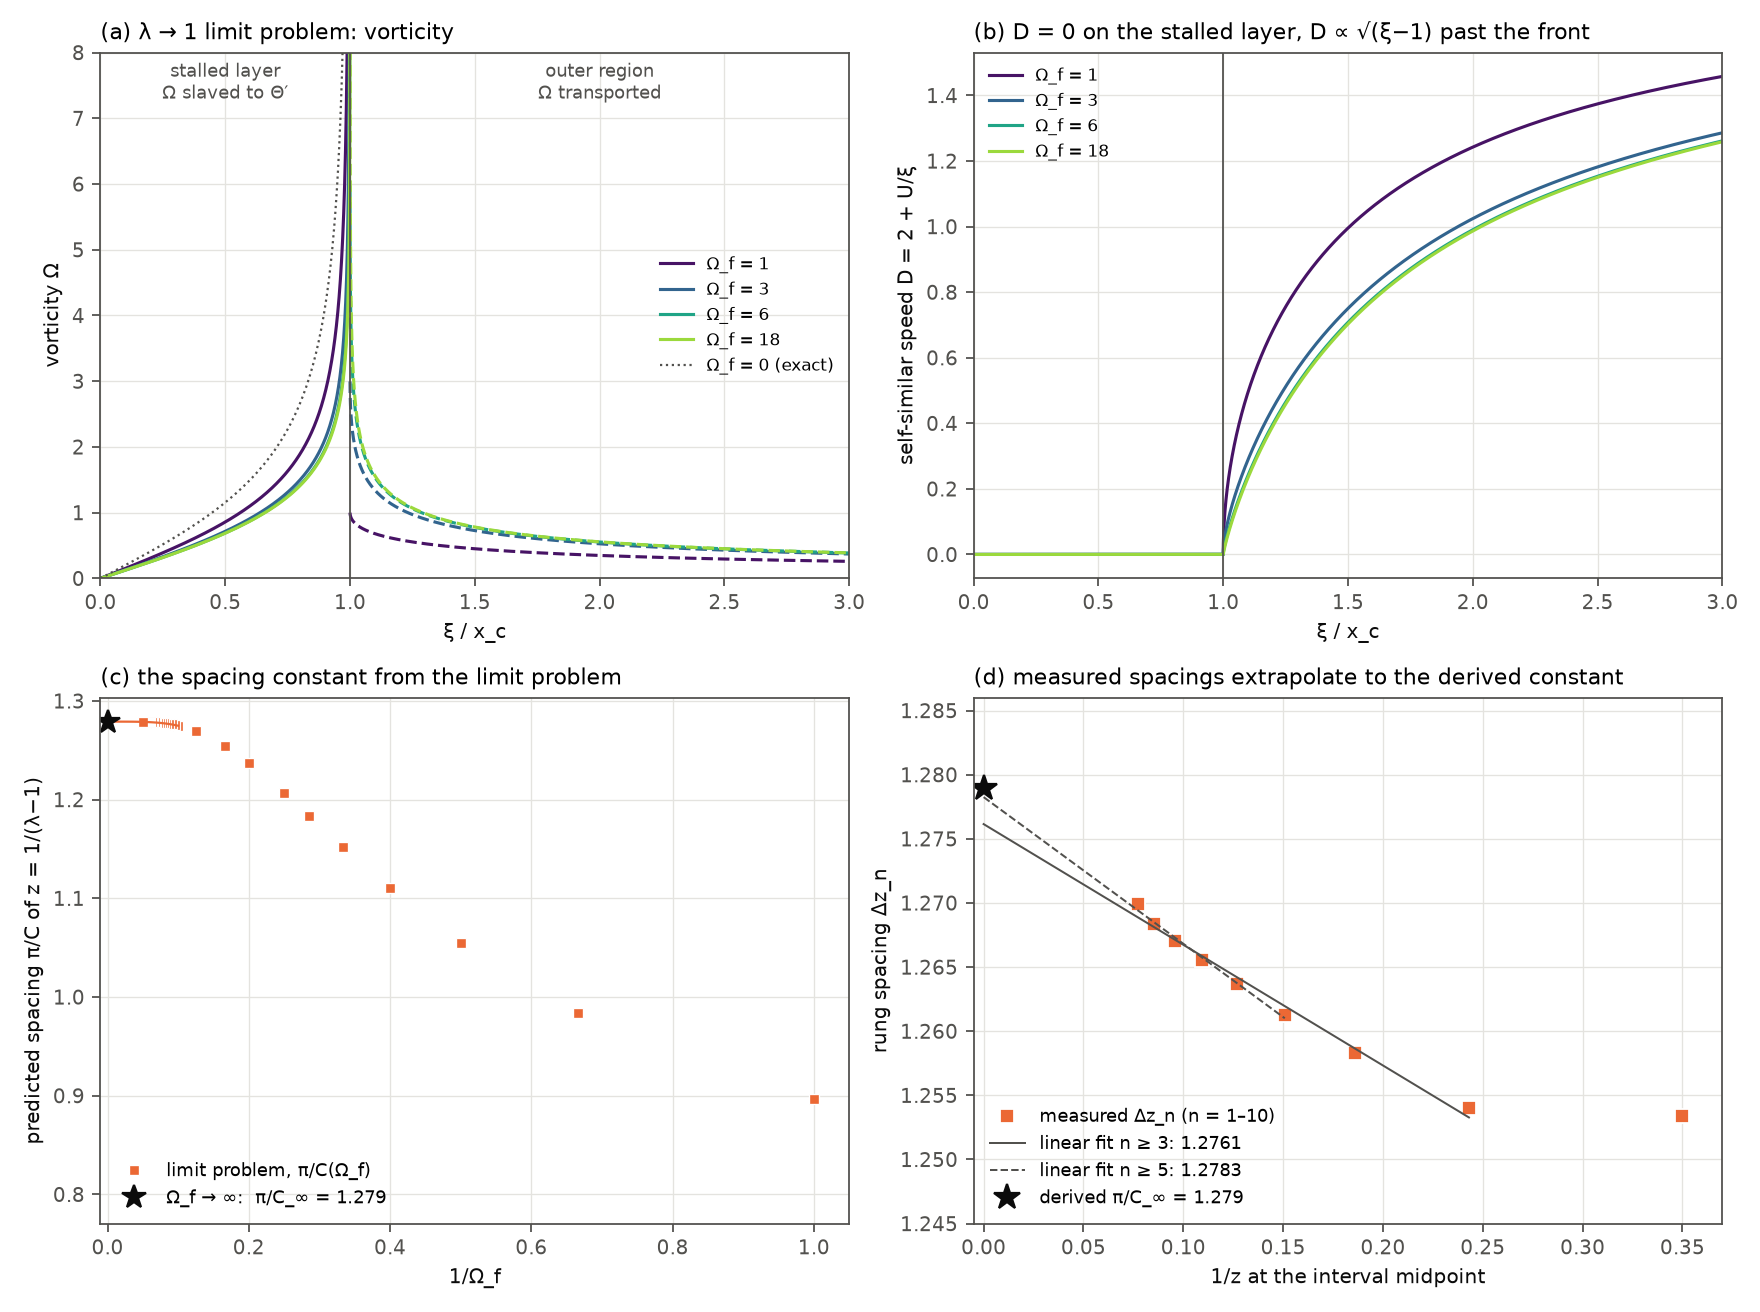

The Python source for this figure:
"""The Hou–Luo λ → 1 limit problem and the derived spacing constant.
(a) limit solutions for several front vorticities Ω_f: layer vorticity Ω(ξ) (ξ < 1) and outer vorticity (ξ > 1);
(b) outer speed D = 2 + U/ξ, which vanishes on the stalled layer;
(c) phase constant as spacing π/C(Ω_f) against 1/Ω_f, with the Ω_f → ∞ extrapolation;
(d) measured rung spacings Δz_n = z_n − z_{n−1} against 1/z (z = 1/(λ − 1)) with the derived value at 1/z = 0."""
import numpy as np, glob, re, contextlib, io
import matplotlib; matplotlib.use("Agg")
import matplotlib.pyplot as plt
with contextlib.redirect_stdout(io.StringIO()):
    from ladder_fit import hl_lam

INK, MUTED, GRID, ACC = '#0b0b0b', '#52514e', '#e4e3df', '#eb6834'
plt.rcParams.update({'font.size': 9, 'axes.edgecolor': MUTED, 'axes.labelcolor': INK, 'xtick.color': MUTED,
                     'ytick.color': MUTED, 'axes.grid': True, 'grid.color': GRID, 'grid.linewidth': 0.6})
J = 160; jj = np.arange(1, 2 * J, 2)


def layer_fields(b, th):
    x = np.cos(th)
    Om = (b[:, None] * np.cos(np.outer(jj, th))).sum(axis=0) / np.sin(th)
    Th = (b[:, None] * ((np.sin(jj * np.pi / 2) / jj)[:, None] - np.sin(np.outer(jj, th)) / jj[:, None])).sum(axis=0)
    return x, Om, Th


def phase(b, n=200000):
    u = (np.arange(n) + 0.5) / n * np.sqrt(np.pi / 2)
    th = u ** 2; dth = 2 * u * (u[1] - u[0])
    tot = 0
    for sl in np.array_split(np.arange(n), 20):
        x, Om, Th = layer_fields(b, th[sl])
        Dh = 2 * Th / (x * Om)
        tot += np.sum((-1 + np.sqrt(1 + 4j * Om)) / (2j * Dh) * np.tan(th[sl]) * dth[sl])
    return tot


rows = {}
for f in glob.glob("hl_limit_Omf*.npz"):
    rows[float(re.search(r"Omf([0-9.]+)\.npz", f).group(1))] = f
Omfs = np.array(sorted(rows))
C = np.array([2 * phase(np.load(rows[o])['b']).real for o in Omfs])
spacing = np.pi / C
# Ω_f → ∞: fit C = C_∞ + A Ω_f^{−q} on Ω_f ≥ 10
sel = Omfs >= 10
from scipy.optimize import curve_fit
p, _ = curve_fit(lambda x, Ci, A, q: Ci + A * x ** (-q), Omfs[sel], C[sel], p0=(2.456, 10, 3))
C_inf = p[0]; a_derived = np.pi / C_inf

fig, ax = plt.subplots(2, 2, figsize=(11, 8.2))
cols = plt.cm.viridis(np.linspace(0.05, 0.85, 4))
show = [o for o in (1.0, 3.0, 6.0, 18.0) if o in rows] or list(Omfs[::4])
for c, o in zip(cols, show):
    d = np.load(rows[o]); b = d['b']
    th = np.linspace(1e-4, np.pi / 2 - 1e-4, 800)
    x, Om, Th = layer_fields(b, th)
    yy, Oo, D = d['y'], d['Om_o'], d['D']
    k = yy < 3
    ax[0, 0].plot(x, Om, color=c, lw=1.4, label=f'Ω_f = {o:g}')
    ax[0, 0].plot(yy[k], Oo[k], color=c, lw=1.4, ls='--')
    ax[0, 1].plot(np.r_[x[::-1], yy[k]], np.r_[np.zeros_like(x), D[k]], color=c, lw=1.4, label=f'Ω_f = {o:g}')
xx = np.linspace(0, 0.999, 400)
ax[0, 0].plot(xx, 2 * xx / np.sqrt(1 - xx ** 2), color=MUTED, lw=1.0, ls=':', label='Ω_f = 0 (exact)')
ax[0, 0].set_xlim(0, 3); ax[0, 0].set_ylim(0, 8)
ax[0, 0].axvline(1, color=MUTED, lw=0.8)
ax[0, 0].text(0.5, 7.3, 'stalled layer\nΩ slaved to Θ′', ha='center', color=MUTED, fontsize=8)
ax[0, 0].text(2.0, 7.3, 'outer region\nΩ transported', ha='center', color=MUTED, fontsize=8)
ax[0, 0].set_xlabel('ξ / x_c'); ax[0, 0].set_ylabel('vorticity Ω')
ax[0, 0].set_title('(a) λ → 1 limit problem: vorticity', loc='left', fontsize=10)
ax[0, 0].legend(fontsize=7.5, frameon=False, loc='center right')
ax[0, 1].set_xlim(0, 3); ax[0, 1].axvline(1, color=MUTED, lw=0.8)
ax[0, 1].set_xlabel('ξ / x_c'); ax[0, 1].set_ylabel('self-similar speed D = 2 + U/ξ')
ax[0, 1].set_title('(b) D = 0 on the stalled layer, D ∝ √(ξ−1) past the front', loc='left', fontsize=10)
ax[0, 1].legend(fontsize=7.5, frameon=False)
# (c)
c = ax[1, 0]
c.plot(1 / Omfs, spacing, 's', color=ACC, ms=4.5, mec='white', mew=0.6, label='limit problem, π/C(Ω_f)')
xf = np.linspace(0, 1 / 10, 50); c.plot(xf, np.pi / (p[0] + p[1] * np.maximum(xf, 1e-9) ** p[2]), '-', color=ACC, lw=1.0)
c.plot([0], [a_derived], '*', color=INK, ms=11, label=f'Ω_f → ∞:  π/C_∞ = {a_derived:.3f}')
c.set_xlim(-0.01, 1.05); c.set_xlabel('1/Ω_f'); c.set_ylabel('predicted spacing π/C of z = 1/(λ−1)')
c.set_title('(c) the spacing constant from the limit problem', loc='left', fontsize=10)
c.legend(fontsize=8, frameon=False, loc='lower left')
# (d)
d_ = ax[1, 1]
lam = list(hl_lam) + [1.08113374, 1.07355524]
z = np.array([1 / (l - 1) for l in lam]); dz = np.diff(z); zm = 0.5 * (z[1:] + z[:-1])
d_.plot(1 / zm, dz, 's', color=ACC, ms=6, mec='white', mew=0.8, label='measured Δz_n (n = 1–10)')
for lo, ls in ((2, '-'), (4, '--')):
    pp = np.polyfit(1 / zm[lo:], dz[lo:], 1); xx = np.linspace(0, 1 / zm[lo], 20)
    d_.plot(xx, np.polyval(pp, xx), ls, color=MUTED, lw=0.9, label=f'linear fit n ≥ {lo + 1}: {pp[1]:.4f}')
d_.plot([0], [a_derived], '*', color=INK, ms=12, label=f'derived π/C_∞ = {a_derived:.3f}')
d_.set_xlim(-0.005, 0.37); d_.set_ylim(1.245, 1.286); d_.set_xlabel('1/z at the interval midpoint'); d_.set_ylabel('rung spacing Δz_n')
d_.set_title('(d) measured spacings extrapolate to the derived constant', loc='left', fontsize=10)
d_.legend(fontsize=8, frameon=False, loc='lower left')
plt.tight_layout(); plt.savefig('fig_limit.png', dpi=160)
print(f"C_∞ = {C_inf:.5f} (fit C = C_∞ + A Ω_f^−q, A = {p[1]:.3g}, q = {p[2]:.3f}); derived spacing π/C_∞ = {a_derived:.5f}")
for o, cc in zip(Omfs, C):
    print(f"  Ω_f = {o:7.3f}: C = {cc:.5f}, π/C = {np.pi / cc:.5f}")
